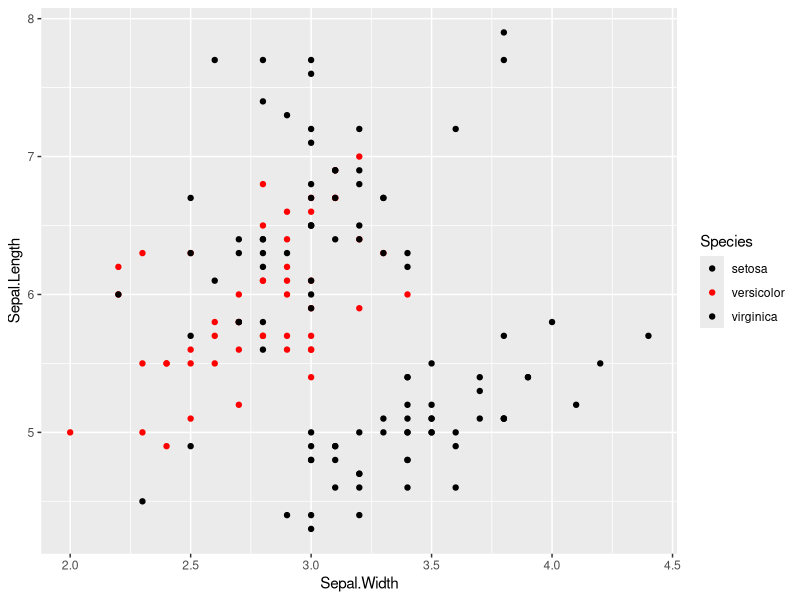
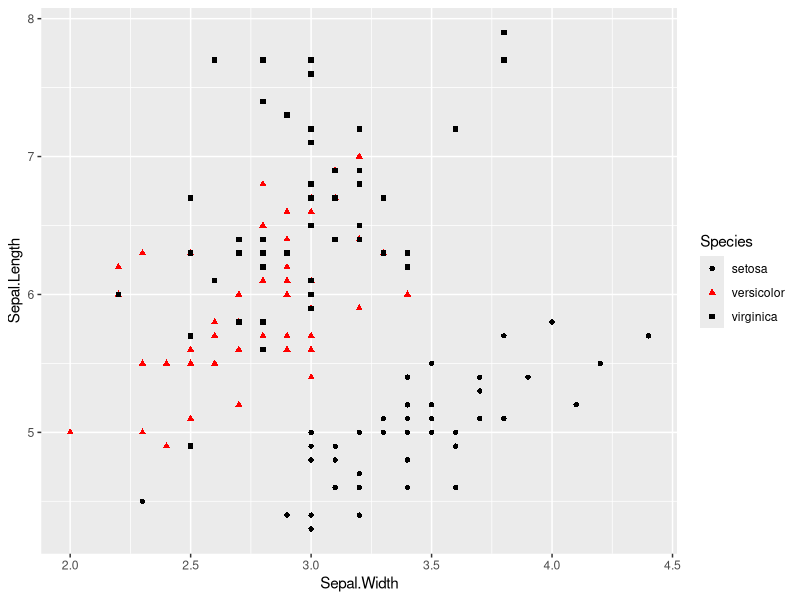
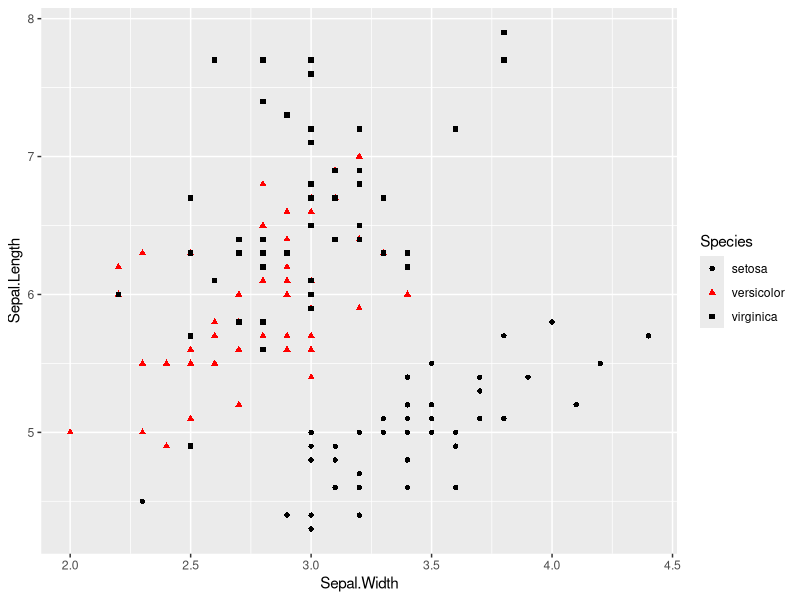
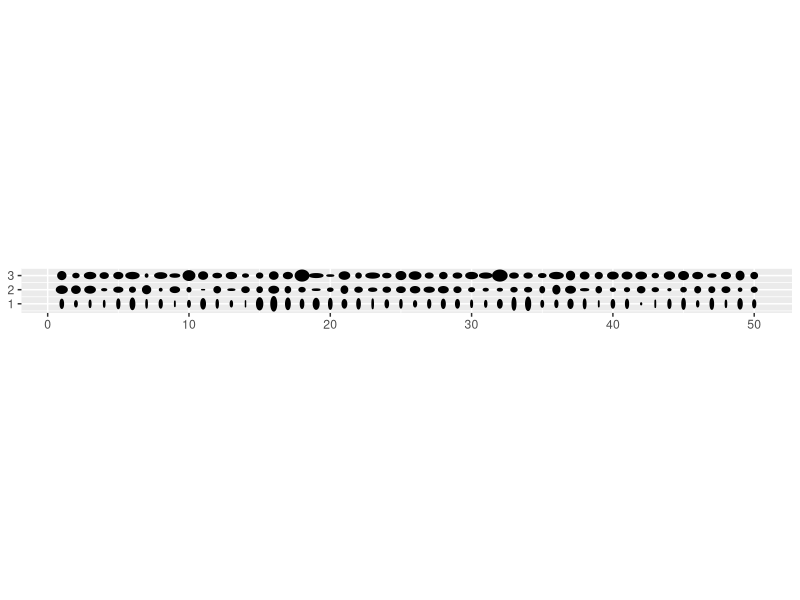

Reproduce these figures in R, in order.
library(ggplot2)

# Example for group work #1, highlighting only versicolor with color (red vs black for others)
ggplot(iris, aes(Sepal.Width,Sepal.Length,color=Species,fill=Species)) + 
  geom_point(aes(color=Species,fill=Species),shape=21) + 
  scale_fill_manual(values=c("black","red","black")) + 
  scale_color_manual(values=c("black","red","black"))

# Example for group work #2, highlighting versicolor with color and shape 
# among other two with unique shapes and same color
ggplot(iris, aes(Sepal.Width,Sepal.Length,color=Species,fill=Species,shape=Species)) + 
  geom_point(aes(color=Species,fill=Species,shape=Species)) + 
  scale_fill_manual(values=c("gray10","red","black")) + 
  scale_color_manual(values=c("black","red","black"))

# column1
ggplot(iris, aes(Sepal.Width,Sepal.Length,color=Species,fill=Species,shape=Species)) + 
  geom_point(aes(color=Species,fill=Species,shape=Species)) + 
  scale_fill_manual(values=c("gray10","red","black")) + 
  scale_color_manual(values=c("black","red","black"))

# Example of a graph with integral display dimensions
install.packages("ggforce")
library(ggforce)

iris$x<-c(seq(1,sum(iris$Species=="setosa")),
          seq(1,sum(iris$Species=="versicolor")),
          seq(1,sum(iris$Species=="virginica")))

iris$y<-c(rep(1,sum(iris$Species=="setosa")),
          rep(2,sum(iris$Species=="versicolor")),
          rep(3,sum(iris$Species=="virginica")))

scale<-function(data){
  data_scaled=(data-min(data))/(max(data)-min(data))
  return(data_scaled)
}

# Graphs species on y axis and individual on x axis. 
# Sepal length is x axis of ellipse, sepal width is y axis of ellipse. 
ggplot(iris,aes(x0=x,y0=y,a=scale(Sepal.Length)/2,b=scale(Sepal.Width)/2,angle=0)) + 
  geom_ellipse(fill="black") + coord_fixed()

